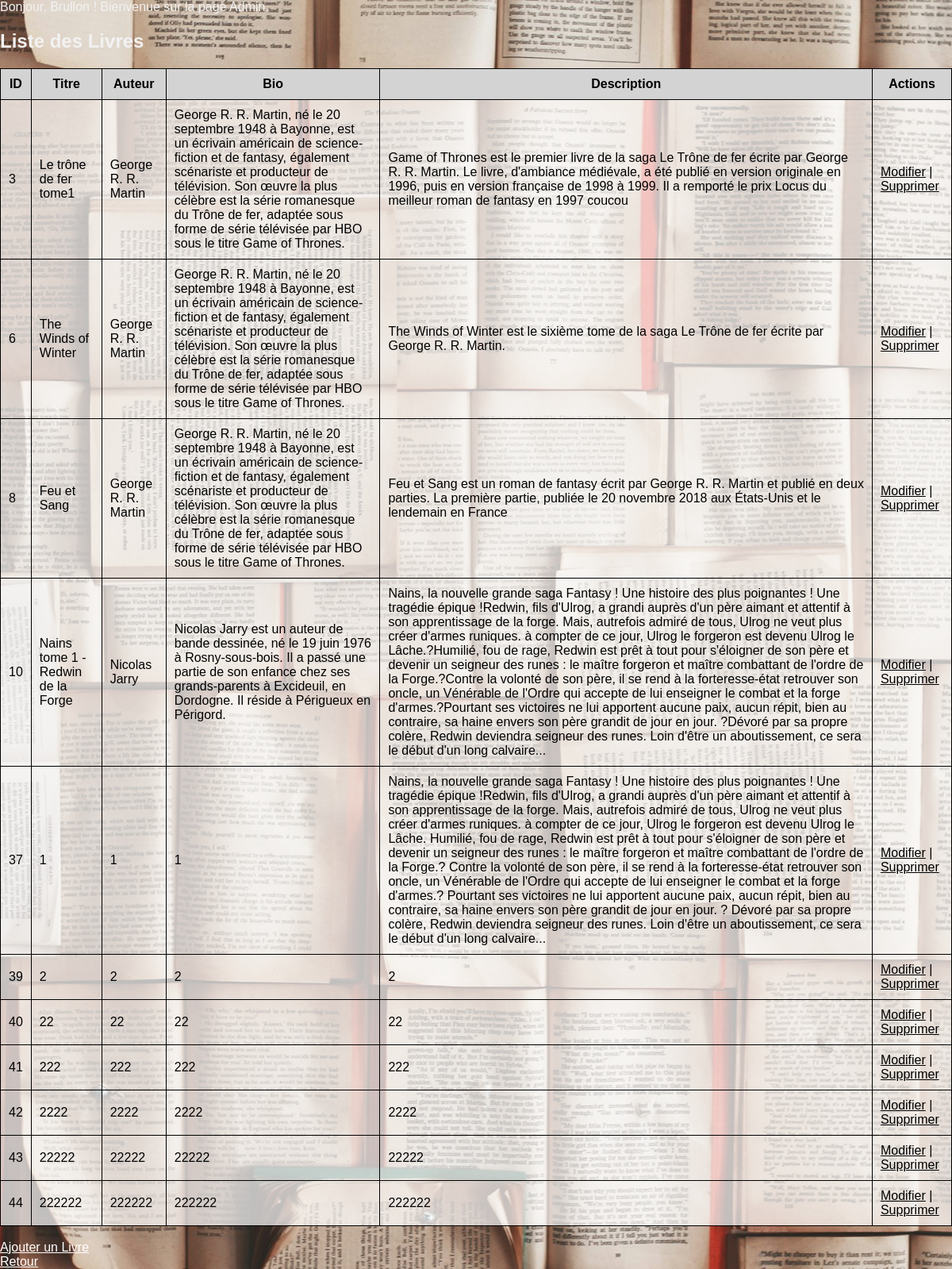
Page /pages/lire.php (signed in) on the committed database.
### tables this page shows
CREATE TABLE `biblio` (
  `id_titre` int NOT NULL,
  `Titre` varchar(255) NOT NULL,
  `Auteur` varchar(255) NOT NULL,
  `Bio` text NOT NULL,
  `Desc` text NOT NULL,
  `image` varchar(255) DEFAULT NULL
);

### www/pages/lire.php (the view, shortened to what this page needs)
<?php
if (isset($_SESSION['username'])) {
    $username = htmlspecialchars($_SESSION['username']);
    echo "Bonjour, " . $username . " ! Bienvenue sur la page Admin.";
}
else {
    echo "Vous devez vous connecter pour accéder à cette page.";
    echo '<br><a href="connexion.php">Se connecter</a>';
    exit();
}
    include '../includes/connexion.php';
    try {
        $sql = "SELECT * FROM biblio";
        $stmt = $bdd->query($sql);
        $livres = $stmt->fetchAll(PDO::FETCH_ASSOC);
    }
    catch (PDOException $e) {
        die("Erreur SQL : " . $e->getMessage());
    }
?>
<!DOCTYPE html>
    <html lang="fr">
    <head>
        <link rel="stylesheet" href="../assets/css/style.css">
    </head>
    <body>
        <h2>Liste des Livres</h2>
        <table>
            <tr>
                <th>ID</th>
                <th>Titre</th>
                <th>Auteur</th>
                <th>Bio</th>
                <th>Description</th>
                <th>Actions</th>
            </tr>
            <?php if (count($livres) > 0): ?>
                <?php foreach ($livres as $livre): ?>
                    <tr>
                        <td><?= htmlspecialchars($livre['id_titre']) ?></td>
                        <td><?= htmlspecialchars($livre['Titre']) ?></td>
                        <td><?= htmlspecialchars($livre['Auteur']) ?></td>
                        <td><?= htmlspecialchars($livre['Bio']) ?></td>
                        <td><?= htmlspecialchars($livre['Desc']) ?></td>
                        <td>
                            <a class="lien_noir" href="modifier.php?id=<?= $livre['id_titre'] ?>">Modifier</a> |
                            <a class="lien_noir" href="suprime.php?id=<?= $livre['id_titre'] ?>" onclick="return confirm('Voulez-vous vraiment supprimer ce livre ?')">Supprimer</a>
                        </td>
                    </tr>
                <?php endforeach; ?>
            <?php else: ?>
                <tr><td colspan='6'>Aucun livre trouvé.</td></tr>
            <?php endif; ?>
        </table>
        <br>
        <a href="ajouter.php">Ajouter un Livre</a>
        <br>
        <a href="Admin.php">Retour</a>
    </body>
</html>

### www/assets/css/style.css (style rules this page uses)
body { background-image: url('../img/background.jpg'); background-size: cover; background-position: center; background-repeat: no-repeat; background-attachment: fixed; font-family: Arial, sans-serif; height: 100%; margin: 0; color: #f2f2f2 }
table { width: 100%; border-collapse: collapse; color: black }
table, th, td { border: 1px solid black; padding: 10px; }
td { padding: 10px; text-align: left; background-color:rgba(255, 255, 255, 0.7); }
th { background-color: #D3D3D3; font-weight: bold; }
a { color:white }
.lien_noir { color:#000 }

### rows in the picture
biblio: id_titre "3", Titre "Le trône de fer tome1", Auteur "George R. R. Martin", Bio "George R. R. Martin, né le 20 septembre 1948 à Bayonne, est un écrivain américain de science-fiction et de fantasy, également scénariste et producteur de télévision. Son œuvre la plus célèbre est la série romanesque du Trône de fer, adaptée sous forme de série télévisée par HBO sous le titre Game of Thrones.", Desc "Game of Thrones est le premier livre de la saga Le Trône de fer écrite par George R. R. Martin. Le livre, d'ambiance médiévale, a été publié en version originale en 1996, puis en version française de 1998 à 1999. Il a remporté le prix Locus du meilleur roman de fantasy en 1997 coucou"
biblio: id_titre "6", Titre "The Winds of Winter", Auteur "George R. R. Martin", Bio "George R. R. Martin, né le 20 septembre 1948 à Bayonne, est un écrivain américain de science-fiction et de fantasy, également scénariste et producteur de télévision. Son œuvre la plus célèbre est la série romanesque du Trône de fer, adaptée sous forme de série télévisée par HBO sous le titre Game of Thrones.", Desc "The Winds of Winter est le sixième tome de la saga Le Trône de fer écrite par George R. R. Martin."
biblio: id_titre "8", Titre "Feu et Sang", Auteur "George R. R. Martin", Bio "George R. R. Martin, né le 20 septembre 1948 à Bayonne, est un écrivain américain de science-fiction et de fantasy, également scénariste et producteur de télévision. Son œuvre la plus célèbre est la série romanesque du Trône de fer, adaptée sous forme de série télévisée par HBO sous le titre Game of Thrones.", Desc "Feu et Sang est un roman de fantasy écrit par George R. R. Martin et publié en deux parties. La première partie, publiée le 20 novembre 2018 aux États-Unis et le lendemain en France"
biblio: id_titre "10", Titre "Nains tome 1 - Redwin de la Forge", Auteur "Nicolas Jarry", Bio "Nicolas Jarry est un auteur de bande dessinée, né le 19 juin 1976 à Rosny-sous-bois. Il a passé une partie de son enfance chez ses grands-parents à Excideuil, en Dordogne. Il réside à Périgueux en Périgord.", Desc "Nains, la nouvelle grande saga Fantasy ! Une histoire des plus poignantes ! Une tragédie épique !Redwin, fils d'Ulrog, a grandi auprès d'un père aimant et attentif à son apprentissage de la forge. Mais, autrefois admiré de tous, Ulrog ne veut plus créer d'armes runiques. à compter de ce jour, Ulrog le forgeron est devenu Ulrog le Lâche.?Humilié, fou de rage, Redwin est prêt à tout pour s'éloigner de son père et devenir un seigneur des runes : le maître forgeron et maître combattant de l'ordre de la Forge.?Contre la volonté de son père, il se rend à la forteresse-état retrouver son oncle, un Vénérable de l'Ordre qui accepte de lui enseigner le combat et la forge d'armes.?Pourtant ses…"
biblio: id_titre "37", Titre "1", Auteur "1", Bio "1", Desc "Nains, la nouvelle grande saga Fantasy ! Une histoire des plus poignantes ! Une tragédie épique !Redwin, fils d'Ulrog, a grandi auprès d'un père aimant et attentif à son apprentissage de la forge. Mais, autrefois admiré de tous, Ulrog ne veut plus créer d'armes runiques. à compter de ce jour, Ulrog le forgeron est devenu Ulrog le Lâche. Humilié, fou de rage, Redwin est prêt à tout pour s'éloigner de son père et devenir un seigneur des runes : le maître forgeron et maître combattant de l'ordre de la Forge.? Contre la volonté de son père, il se rend à la forteresse-état retrouver son oncle, un Vénérable de l'Ordre qui accepte de lui enseigner le combat et la forge d'armes.? Pourtant ses…"
biblio: id_titre "39", Titre "2", Auteur "2", Bio "2", Desc "2"
biblio: id_titre "40", Titre "22", Auteur "22", Bio "22", Desc "22"
biblio: id_titre "41", Titre "222", Auteur "222", Bio "222", Desc "222"
biblio: id_titre "42", Titre "2222", Auteur "2222", Bio "2222", Desc "2222"
biblio: id_titre "43", Titre "22222", Auteur "22222", Bio "22222", Desc "22222"
biblio: id_titre "44", Titre "222222", Auteur "222222", Bio "222222", Desc "222222"

### other values in the picture
$username "Brullon"
